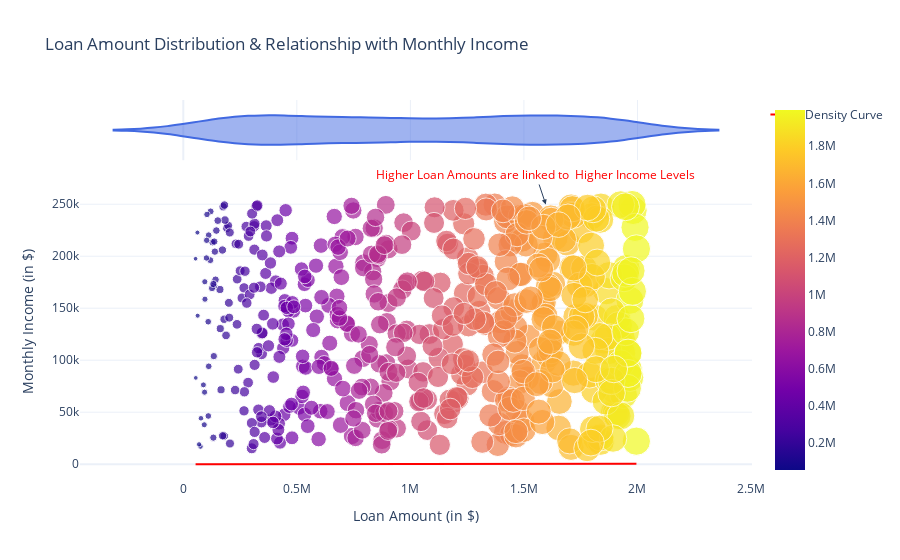

The code cell stored with this chart in its notebook:
### Markdown cell above
Now, let’s move to analyzing this data in detail. I’ll first have a look at the distribution of the loan amount and its relationship with the monthly income:

### Code cell
import plotly.graph_objects as go
import plotly.express as px
import pandas as pd



fig_amountVSincome = px.histogram(loan , x = "Loan_Amount" , nbins= 30 , marginal= "violin" , opacity= 0.7 , 
                                 title= "Loan Amount Distribution & Relationship with Monthly Income" , 
                                 labels= {"Loan Amount":"Loan Amount($)","Monthly_Income":"Monthly Income"} ,
                                 color_discrete_sequence= ["royalblue"])

fig_amountVSincome.add_trace(go.Scatter(
                            x= sorted(loan["Loan_Amount"]),
                            y = px.histogram(loan , x= "Loan_Amount" , nbins= 30 , histnorm="probability density").data[0]["y"],
                            mode = "lines",
                            name = "Density Curve",
                            line = dict(color = "red", width = 2)
                            ))

scatter = px.scatter(loan, x= "Loan_Amount", y = "Monthly_Income" , color= "Loan_Amount" , color_continuous_scale = "Viridis",
                    size = loan["Loan_Amount"], hover_name = loan.index)

for trace in scatter.data:
    fig_amountVSincome.add_trace(trace)

fig_amountVSincome.update_layout(
                    annotations = [dict(x= max(loan["Loan_Amount"]) * 0.8 , y = max(loan["Monthly_Income"]),
                                  text = "Higher Loan Amounts are linked to  Higher Income Levels" ,
                                        showarrow = True,
                                        arrowhead = 2,
                                        font = dict(size = 12 , color = "red")
                                    )],
                                    xaxis_title = "Loan Amount (in $)",
                                    yaxis_title = "Monthly Income (in $)",
                                    template = "plotly_white" , 
                                    showlegend = True
                                    )    
fig_amountVSincome.show(width = 200 , height = 1000)

### Figure 1 — Plotly figure (JSON) as saved in the notebook; plotly's stock layout.template omitted (floating-point values rounded to 4 significant figures; data arrays with more than 128 entries replaced by an {"elided": "..."} marker saying what was removed)
{"data": [{"bingroup": "x", "hovertemplate": "Loan_Amount=%{x}<br>count=%{y}<extra></extra>", "legendgroup": "", "marker": {"color": "royalblue", "opacity": 0.7, "pattern": {"shape": ""}}, "name": "", "nbinsx": 30, "orientation": "v", "showlegend": false, "type": "histogram", "x": {"elided": "500 int values"}, "xaxis": "x", "yaxis": "y"}, {"hovertemplate": "Loan_Amount=%{x}<extra></extra>", "legendgroup": "", "marker": {"color": "royalblue"}, "name": "", "scalegroup": "x", "showlegend": false, "type": "violin", "x": {"elided": "500 int values"}, "xaxis": "x2", "yaxis": "y2"}, {"line": {"color": "red", "width": 2}, "mode": "lines", "name": "Density Curve", "type": "scatter", "x": {"elided": "500 int values"}}, {"hovertemplate": "<b>%{hovertext}</b><br><br>Loan_Amount=%{marker.color}<br>Monthly_Income=%{y}<extra></extra>", "hovertext": {"elided": "500 float values"}, "legendgroup": "", "marker": {"color": {"elided": "500 int values"}, "coloraxis": "coloraxis", "size": {"elided": "500 int values"}, "sizemode": "area", "sizeref": 4988.0, "symbol": "circle"}, "mode": "markers", "name": "", "orientation": "v", "showlegend": false, "type": "scatter", "x": {"elided": "500 int values"}, "xaxis": "x", "y": {"elided": "500 int values"}, "yaxis": "y"}], "layout": {"annotations": [{"arrowhead": 2, "font": {"color": "red", "size": 12}, "showarrow": true, "text": "Higher Loan Amounts are linked to  Higher Income Levels", "x": 1596260, "y": 249746}], "barmode": "relative", "legend": {"tracegroupgap": 0}, "showlegend": true, "title": {"text": "Loan Amount Distribution & Relationship with Monthly Income"}, "xaxis": {"anchor": "y", "domain": [0, 1], "title": {"text": "Loan Amount (in $)"}}, "xaxis2": {"anchor": "y2", "domain": [0, 1], "matches": "x", "showgrid": true, "showticklabels": false}, "yaxis": {"anchor": "x", "domain": [0, 0.8316], "title": {"text": "Monthly Income (in $)"}}, "yaxis2": {"anchor": "x2", "domain": [0.8416, 1], "matches": "y2", "showgrid": false, "showline": false, "showticklabels": false, "ticks": ""}}}
